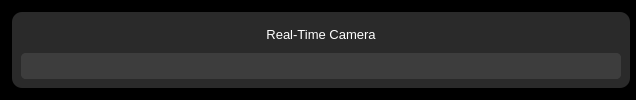
           <widget class="QFrame" name="frame_3">
            <property name="styleSheet">
             <string notr="true">background-color: rgb(0, 0, 0);</string>
            </property>
            <property name="frameShape">
             <enum>QFrame::StyledPanel</enum>
            </property>
            <property name="frameShadow">
             <enum>QFrame::Raised</enum>
            </property>
            <layout class="QHBoxLayout" name="horizontalLayout_3">
             <property name="rightMargin">
              <number>5</number>
             </property>
             <item>
              <widget class="QFrame" name="frame_5">
               <property name="styleSheet">
                <string notr="true">background-color: rgb(42,42,42);
border-radius: 10px;
color: rgb(255, 255, 255);</string>
               </property>
               <property name="frameShape">
                <enum>QFrame::StyledPanel</enum>
               </property>
               <property name="frameShadow">
                <enum>QFrame::Raised</enum>
               </property>
               <layout class="QVBoxLayout" name="verticalLayout_4">
                <item>
                 <widget class="QFrame" name="frame_11">
                  <property name="maximumSize">
                   <size>
                    <width>16777215</width>
                    <height>30</height>
                   </size>
                  </property>
                  <property name="frameShape">
                   <enum>QFrame::StyledPanel</enum>
                  </property>
                  <property name="frameShadow">
                   <enum>QFrame::Raised</enum>
                  </property>
                  <layout class="QHBoxLayout" name="horizontalLayout_6">
                   <property name="spacing">
                    <number>0</number>
                   </property>
                   <property name="leftMargin">
                    <number>0</number>
                   </property>
                   <property name="topMargin">
                    <number>0</number>
                   </property>
                   <property name="rightMargin">
                    <number>0</number>
                   </property>
                   <property name="bottomMargin">
                    <number>0</number>
                   </property>
                   <item>
                    <widget class="QLabel" name="label_4">
                     <property name="font">
                      <font>
                       <pointsize>10</pointsize>
                      </font>
                     </property>
                     <property name="styleSheet">
                      <string notr="true">color: rgb(255, 255, 255);</string>
                     </property>
                     <property name="text">
                      <string>Real-Time Camera</string>
                     </property>
                     <property name="alignment">
                      <set>Qt::AlignCenter</set>
                     </property>
                    </widget>
                   </item>
                  </layout>
                 </widget>
                </item>
                <item>
                 <widget class="QFrame" name="frame_12">
                  <property name="maximumSize">
                   <size>
                    <width>16777215</width>
                    <height>1020</height>
                   </size>
                  </property>
                  <property name="styleSheet">
                   <string notr="true">background-color: rgb(61, 61, 61);
border-radius: 5px;
color: rgb(255, 255, 255);</string>
                  </property>
                  <property name="frameShape">
                   <enum>QFrame::StyledPanel</enum>
                  </property>
                  <property name="frameShadow">
                   <enum>QFrame::Raised</enum>
                  </property>
                  <layout class="QHBoxLayout" name="horizontalLayout_9">
                   <property name="spacing">
                    <number>0</number>
                   </property>
                   <property name="leftMargin">
                    <number>0</number>
                   </property>
                   <property name="topMargin">
                    <number>0</number>
                   </property>
                   <property name="rightMargin">
                    <number>0</number>
                   </property>
                   <property name="bottomMargin">
                    <number>0</number>
                   </property>
                   <item>
                    <widget class="QLabel" name="labelCamera">
                     <property name="minimumSize">
                      <size>
                       <width>600</width>
                       <height>0</height>
                      </size>
                     </property>
                     <property name="maximumSize">
                      <size>
                       <width>900</width>
                       <height>700</height>
                      </size>
                     </property>
                     <property name="text">
                      <string/>
                     </property>
                     <property name="alignment">
                      <set>Qt::AlignCenter</set>
                     </property>
                    </widget>
                   </item>
                  </layout>
                 </widget>
                </item>
               </layout>
              </widget>
             </item>
            </layout>
           </widget>
